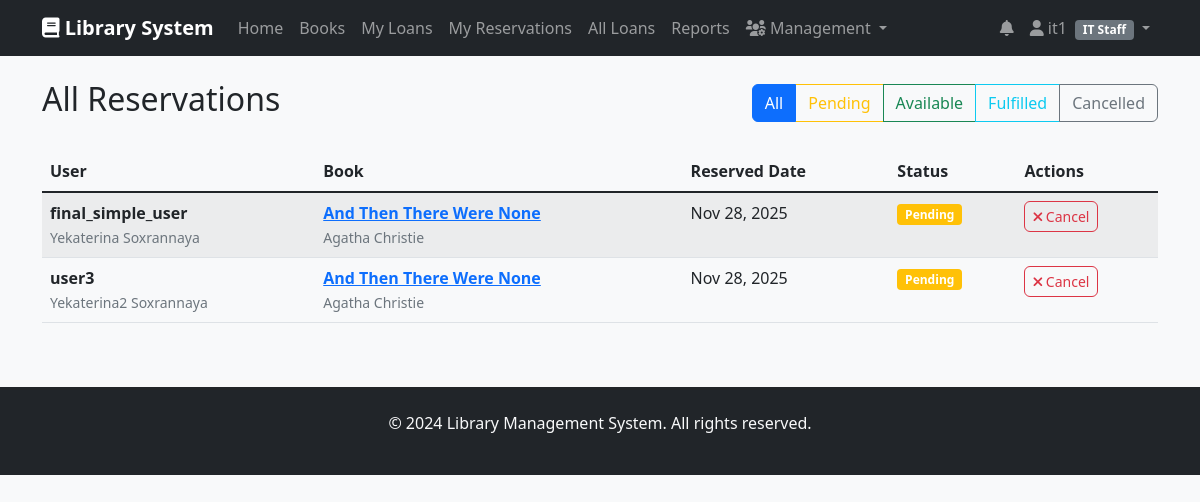
Screenshot of /loans/all-reservations/ (signed in) with the database file from the repository.
### accounts/models.py (models this page shows, shortened)
class User(AbstractUser):
    USER_TYPES = (
        ('reader', 'Reader'),
        ('librarian', 'Librarian'),
        ('it_staff', 'IT Staff'),
        ('management', 'Management'),
    )
    user_type = models.CharField(max_length=20, choices=USER_TYPES, default='reader')
    phone_number = models.CharField(max_length=15, blank=True)
    address = models.TextField(blank=True)
    date_of_birth = models.DateField(null=True, blank=True)
    membership_id = models.CharField(max_length=20, unique=True, blank=True, null=True)
    is_active = models.BooleanField(default=True)
    created_at = models.DateTimeField(auto_now_add=True)
    updated_at = models.DateTimeField(auto_now=True)
    class Meta:
        db_table = 'auth_user'

### loans/models.py (models this page shows, shortened)
class Reservation(models.Model):
    STATUS_CHOICES = (
        ('pending', 'Pending'),
        ('available', 'Available'),
        ('cancelled', 'Cancelled'),
        ('expired', 'Expired'),
    )
    user = models.ForeignKey(User, on_delete=models.CASCADE, related_name='reservations')
    book = models.ForeignKey(Book, on_delete=models.CASCADE, related_name='reservations')
    reserved_date = models.DateTimeField(auto_now_add=True)
    expiry_date = models.DateTimeField()
    status = models.CharField(max_length=20, choices=STATUS_CHOICES, default='pending')
    notified = models.BooleanField(default=False)
    priority = models.IntegerField(default=0)

### books/models.py (models this page shows, shortened)
class Book(models.Model):
    title = models.CharField(max_length=200)
    author = models.ForeignKey(Author, on_delete=models.CASCADE, related_name='books')
    isbn = models.CharField(max_length=13, unique=True)
    genre = models.ForeignKey(Genre, on_delete=models.SET_NULL, null=True, related_name='books')
    publication_year = models.IntegerField()
    publisher = models.CharField(max_length=200)
    description = models.TextField(blank=True)
    total_copies = models.IntegerField(default=1)
    available_copies = models.IntegerField(default=1)
    cover_image = models.ImageField(upload_to='book_covers/', null=True, blank=True)
    created_at = models.DateTimeField(auto_now_add=True)
    updated_at = models.DateTimeField(auto_now=True)
    class Meta:
        ordering = ['title']
        indexes = [
            models.Index(fields=['title']),
            models.Index(fields=['isbn']),
            models.Index(fields=['publication_year']),
        ]

class Author(models.Model):
    first_name = models.CharField(max_length=100)
    last_name = models.CharField(max_length=100)
    bio = models.TextField(blank=True)
    date_of_birth = models.DateField(null=True, blank=True)
    date_of_death = models.DateField(null=True, blank=True)
    class Meta:
        ordering = ['last_name', 'first_name']

### loans/views.py (the view)
# urls.py: path('all-reservations/', views.all_reservations, name='all_reservations'),
@login_required
@user_passes_test(is_librarian)
def all_reservations(request):
    reservations = Reservation.objects.all().order_by('-reserved_date')
    status_filter = request.GET.get('status')
    if status_filter:
        reservations = reservations.filter(status=status_filter)
    return render(request, 'loans/all_reservations.html', {'reservations': reservations})

### loans/views.py (called while the page is built)
def is_librarian(user):
    return user.user_type in ['librarian', 'it_staff', 'management']

### loans/templates/loans/all_reservations.html (shortened to what this page needs)
{% extends 'base.html' %}
{% block content %}
<div class="d-flex justify-content-between align-items-center mb-4">
    <h2>All Reservations</h2>
    <div class="btn-group">
        <a href="{% url 'all_reservations' %}" class="btn btn-outline-primary {% if not request.GET.status %}active{% endif %}">All</a>
        <a href="{% url 'all_reservations' %}?status=pending" class="btn btn-outline-warning {% if request.GET.status == 'pending' %}active{% endif %}">Pending</a>
        <a href="{% url 'all_reservations' %}?status=available" class="btn btn-outline-success {% if request.GET.status == 'available' %}active{% endif %}">Available</a>
        <a href="{% url 'all_reservations' %}?status=fulfilled" class="btn btn-outline-info {% if request.GET.status == 'fulfilled' %}active{% endif %}">Fulfilled</a>
        <a href="{% url 'all_reservations' %}?status=cancelled" class="btn btn-outline-secondary {% if request.GET.status == 'cancelled' %}active{% endif %}">Cancelled</a>
    </div>
</div>
{% if reservations %}
<div class="table-responsive">
    <table class="table table-striped">
        <thead>
            <tr>
                <th>User</th>
                <th>Book</th>
                <th>Reserved Date</th>
                <th>Status</th>
                <th>Actions</th>
            </tr>
        </thead>
        <tbody>
            {% for reservation in reservations %}
            <tr>
                <td>
                    <strong>{{ reservation.user.username }}</strong>
                    <br>
                    <small class="text-muted">{{ reservation.user.first_name }} {{ reservation.user.last_name }}</small>
                </td>
                <td>
                    <strong>
                        <a href="{% url 'book_detail' reservation.book.pk %}">{{ reservation.book.title }}</a>
                    </strong>
                    <br>
                    <small class="text-muted">{{ reservation.book.author.first_name }} {{ reservation.book.author.last_name }}</small>
                </td>
                <td>{{ reservation.reserved_date|date:"M d, Y" }}</td>
                <td>
                    <span class="badge
                        {% if reservation.status == 'pending' %}bg-warning
                        {% elif reservation.status == 'available' %}bg-success
                        {% elif reservation.status == 'fulfilled' %}bg-info
                        {% else %}bg-secondary{% endif %}">
                        {{ reservation.get_status_display }}
                    </span>
                </td>
                <td>
                    {% if reservation.status == 'available' %}
                    <div class="btn-group btn-group-sm">
                        <form method="post" action="{% url 'manage_reservation' reservation.pk 'fulfill' %}">
                            {% csrf_token %}
                            <button type="submit" class="btn btn-outline-success" title="Fulfill Reservation">
                                <i class="fas fa-check"></i> Fulfill
                            </button>
                        </form>
                        <form method="post" action="{% url 'manage_reservation' reservation.pk 'cancel' %}">
                            {% csrf_token %}
                            <button type="submit" class="btn btn-outline-danger" title="Cancel Reservation">
                                <i class="fas fa-times"></i> Cancel
                            </button>
                        </form>
                    </div>
                    {% elif reservation.status == 'pending' %}
                    <form method="post" action="{% url 'manage_reservation' reservation.pk 'cancel' %}">
                        <button type="submit" class="btn btn-outline-danger btn-sm" title="Cancel Reservation">
                            <i class="fas fa-times"></i> Cancel
                        </button>
                    </form>
                    {% endif %}
                </td>
            </tr>
            {% endfor %}
        </tbody>
    </table>
</div>
{% else %}
<div class="alert alert-info text-center">
    <h5>No Reservations Found</h5>
    <p>No reservations match the selected criteria.</p>
</div>
{% endif %}
{% endblock %}

### templates/base.html (shortened to what this page needs)
<!DOCTYPE html>
<html lang="en">
<head>
    <link href="https://cdn.jsdelivr.net/npm/bootstrap@5.1.3/dist/css/bootstrap.min.css" rel="stylesheet">
    <link href="https://cdnjs.cloudflare.com/ajax/libs/font-awesome/6.0.0/css/all.min.css" rel="stylesheet">
    <link href="/static/css/style.css" rel="stylesheet">
</head>
<body>
    <nav class="navbar navbar-expand-lg navbar-dark bg-dark">
        <div class="container">
            <a class="navbar-brand" href="{% url 'home' %}">
                <i class="fas fa-book"></i> Library System
            </a>
            <div class="collapse navbar-collapse" id="navbarNav">
                <ul class="navbar-nav me-auto">
                    <li class="nav-item">
                        <a class="nav-link" href="{% url 'home' %}">Home</a>
                    </li>
                    <li class="nav-item">
                        <a class="nav-link" href="{% url 'book_list' %}">Books</a>
                    </li>
                    {% if user.is_authenticated %}
                    <li class="nav-item">
                        <a class="nav-link" href="{% url 'my_loans' %}">My Loans</a>
                    </li>
                    <li class="nav-item">
                        <a class="nav-link" href="{% url 'my_reservations' %}">My Reservations</a>
                    </li>
                    {% if user.user_type in 'librarian,it_staff,management' %}
                    <li class="nav-item">
                        <a class="nav-link" href="{% url 'all_loans' %}">All Loans</a>
                    </li>
                    <li class="nav-item">
                        <a class="nav-link" href="{% url 'reports_dashboard' %}">Reports</a>
                    </li>
                    {% if user.user_type in 'it_staff,management' %}
                    <li class="nav-item dropdown">
                        <a class="nav-link dropdown-toggle" href="#" id="userManagementDropdown" role="button"
                           data-bs-toggle="dropdown">
                            <i class="fas fa-users-cog"></i> Management
                        </a>
                    </li>
                    {% endif %}
                    {% endif %}
                    {% endif %}
                </ul>
                <ul class="navbar-nav">
                    {% if user.is_authenticated %}
                    <li class="nav-item dropdown">
                        <a class="nav-link position-relative" href="#" id="notificationsDropdown"
                           role="button" data-bs-toggle="dropdown" aria-expanded="false">
                            <i class="fas fa-bell"></i>
                        </a>
                    </li>
                    <li class="nav-item dropdown">
                        <a class="nav-link dropdown-toggle" href="#" id="navbarDropdown" role="button"
                           data-bs-toggle="dropdown">
                            <i class="fas fa-user"></i> {{ user.first_name|default:user.username }}
                            <small class="badge bg-secondary ms-1">{{ user.get_user_type_display }}</small>
                        </a>
                    </li>
                    {% endif %}
                </ul>
            </div>
        </div>
    </nav>
    <div class="container mt-4">
        {% block content %}
        {% endblock %}
    </div>
    <footer class="bg-dark text-light mt-5 py-4">
        <div class="container text-center">
            <p>&copy; 2024 Library Management System. All rights reserved.</p>
        </div>
    </footer>
</body>
</html>

### static/css/style.css (style rules this page uses)
body { background-color: #f8f9fa; }
.navbar-brand { font-weight: bold; }
.badge { font-size: 0.75em; }
.table th { border-top: none; font-weight: 600; }
.btn { border-radius: 6px; font-weight: 500; }

### rows the page displays
Reservation: user.username "final_simple_user", user.first_name "Yekaterina", user.last_name "Soxrannaya", book "And Then There Were None", book.author.first_name "Agatha", book.author.last_name "Christie", reserved_date "Nov 28, 2025", status "Pending", shows "Cancel"
Reservation: user.username "user3", user.first_name "Yekaterina2", user.last_name "Soxrannaya", book "And Then There Were None", book.author.first_name "Agatha", book.author.last_name "Christie", reserved_date "Nov 28, 2025", status "Pending", shows "Cancel"

### other values shown
{{ user.first_name|default:user.username }} "it1"
{{ user.get_user_type_display }} "IT Staff"
